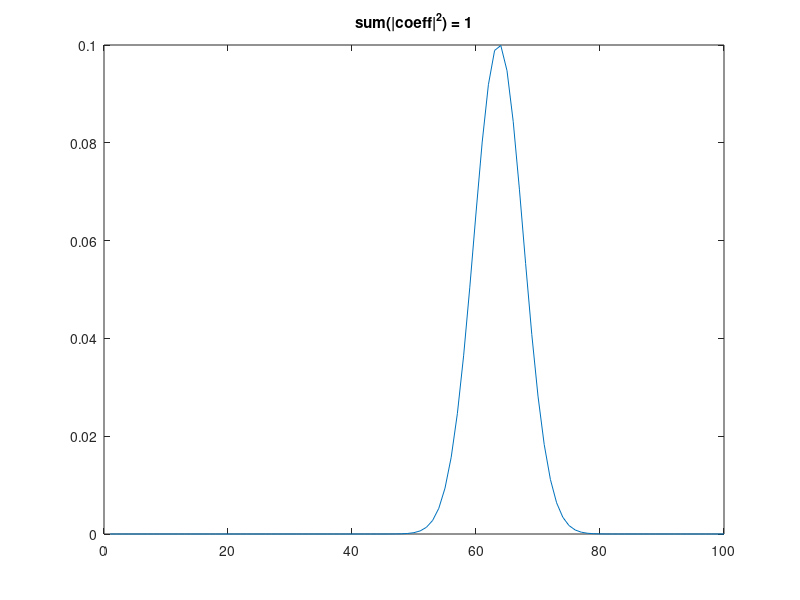
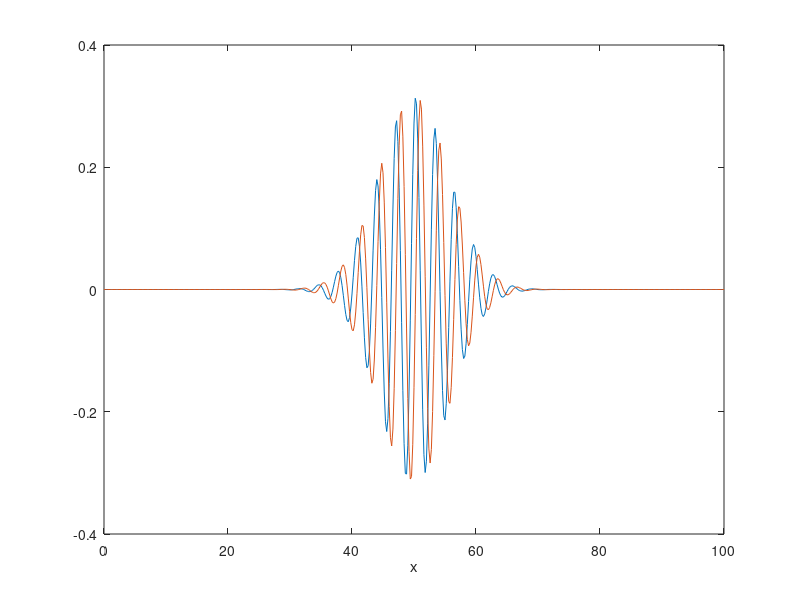

MATLAB code for these plots, in order: (Note: this script raises an error after producing the figures.)
% 无限深势阱中的波包

close all; clear; % 关闭所有画图， 清空所有变量

% === 参数 ===
L = 100; % 势阱区间 [0, L]
sig_x = 4; % 波包宽度
x0 = 50; % 波包初始位置
k0 = 2; % 波包初始动量
Nbasis = 100; % 基底数量
Nx = 501; % 画图格点数
tmax = 100; % 演化时间 [0, tmax]
Nt = 201; % 演化步数
% ============

sig_k = 1/(2*sig_x); % 动量谱宽度
Ax = 1/(2*pi*sig_x^2)^0.25; % x 归一化系数
Ak = 1/(2*pi*sig_k^2)^0.25; % k 归一化系数
% x 和 k 的波函数
f = @(x) Ax * exp(-((x - x0)/(2*sig_x)).^2) .* exp(1i*k0*x);
g = @(k) Ak * exp(-((k - k0)/(2*sig_k)).^2) .* exp(-1i*x0*(k-k0));
% 位置，时间动量格点
x = linspace(0, L, Nx);
t = linspace(0, tmax, Nt);
% 初始波包投影系数
k = (1:Nbasis) * pi / L;
coeff = 1i*sqrt(pi/L)*(g(k) - g(-k));
% 画图判断系数是否收敛
coeff2 = abs(coeff).^2;
figure; plot(coeff2);
title(['sum(|coeff|^2) = ' num2str(sum(coeff2))]);

figure;
for it = 1:Nt
    % 计算 t(it) 时刻的波函数
    psi = zeros(1, Nx);
    for i = 1:Nbasis
        Eng = 0.5*k(i)^2;
        psi = psi + coeff(i) * exp(-1i*Eng*t(it)) * sqrt(2/L) * sin(i*pi*x/L);
    end
    % 画出波函数实部和虚部
    clf; plot(x, real(psi));
    hold on; plot(x, imag(psi));
    xlabel x; ylabel \Psi(x);
    title(['t = ' num2str(t(it), '%.1f')]);
    axis([0, L, -0.5, 0.5]);
    drawnow;
    % 取消注释可将每一帧保存为 png 图片（当前目录下）
    saveas(gcf, [num2str(it) '.png']);
end
